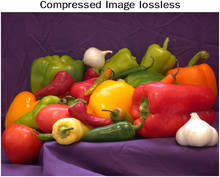
%> input picture lossless_color.png, 220 x 177 px, shrunk from 491 x 394 before the run
$ octave main_gray.m   (GNU Octave 9; MATLAB toolbox functions it lacks are replaced by stand-ins)
%> lines starting %> are read from the running program, lines starting %| are printed output that depends on the picture; in (x1, y1, x2, y2) boxes, pixels count from 0 and x2, y2 are one past the last pixel; in counts of white or black regions, pixels touching at a corner belong together; the program's own positions count from 1; long printed decimals are rounded
### lossy_haar.m
function [comp_img, uncomp_img] = lossy_haar(img_)
    img = img_;
    H = zeros(8,8);
    delta = 1; % Only greater than delta pixel differences are accepted, otherwise zero.
    for i=1:8  % Preparing required H matrix. Derivation in the report
        H(i,1) = 1/8;
    end
    for i=1:4
        H(i,2) = 1/8;
        H(i+4,2) = -1/8;
    end
    for i=1:2
        H(i,3) = 1/4;
        H(i+2,3) = -1/4;
        H(i+4,4) = 1/4;
        H(i+6,4) = -1/4;
    end
    for i=1:1
        H(i,5) = 1/2;
        H(i+1,5) = -1/2;
        H(i+2,6) = 1/2;
        H(i+3,6) = -1/2;
        H(i+4,7) = 1/2;
        H(i+5,7) = -1/2;
        H(i+6,8) = 1/2;
        H(i+7,8) = -1/2;
    end
    HT = transpose(H);
    HT_inv = inv(HT);
    H_inv = inv(H);
    comp_img = img;
    uncomp_img = img;
    [a,b] = size(img);
    for r=1:b/8  % Dividing image matrix into blocks of 8x8 to perform compression
        for c=1:a/8
            A = zeros(8,8);
            for i=1:8 % Getting the required values in 8x8 matrix
                for j=1:8
                    A(i,j) = img(i+8*(c-1),j+8*(r-1));
                end
            end
            A = HT*A*H; % Compressing image matrix and updating compressed image matrix
            for i=1:8
                for j=1:8
                    if abs(A(i,j)) <= delta
                        comp_img(i+8*(c-1),j+8*(r-1)) = 0;
                        A(i,j) = 0;
                    else
                        comp_img(i+8*(c-1),j+8*(r-1)) = A(i,j);
                    end
                end
            end
            A = HT_inv*A*H_inv;
            for i=1:8 % Decompressing and updating the compressed image martix
                for j=1:8
                    uncomp_img(i+8*(c-1),j+8*(r-1)) = A(i,j);
                end
            end
        end
    end
    imwrite(uncomp_img,"comp_img_lossy.jpg") % Saving image file locally
    comp_name = "comp_img_lossy.jpg";
    comp_file=imfinfo(comp_name); % Getting file size of compressed image
    comp_file_sz=comp_file.FileSize;
    fprintf('File size of decompressed image (in bytes): %f\n', comp_file_sz);

end

### show_plots.m
function [] = show_plots(img_, uncomp_img_, name)
    img = uint8(img_);
    uncomp_img = uint8(uncomp_img_);

    % Plotting the input and final compressed image
    figure;
    imshow(img,[]);
    title("Original Image");

    figure;
    imshow(uncomp_img,[]);
    title("Compressed Image " + name);

    %% Save images locally
    imwrite(img,'orginal.jpg')
    imwrite(uncomp_img,'compressed.jpg');

end

### compare_haar.m
function [] = compare_haar(img, comp_img, uncomp_img)

    cnt_org = nnz(img); % counting no. of non-zeros in original image
    fprintf('No. of non-zeroes entries in Original Image: %d\n', cnt_org);

    cnt = nnz(comp_img); % counting no. of non-zeros in compressed image
    fprintf('No. of non-zeroes entries in Compressed Image: %d\n', cnt);

    cnt2 = nnz(uncomp_img); % counting no. of non-zeros in compressed image
    fprintf('No. of non-zeroes entries in Decompressed Image: %d\n', cnt2);

    ratio = cnt_org/cnt;
    fprintf('Compression Ratio: %d\n', ratio);

    psnrval=psnr(img,uncomp_img);
    fprintf('PSNR Value: %d\n\n', psnrval);

end

### lossless_haar.m
function [comp_img_ll, uncomp_img_ll] = lossless_haar(img_)
    img = img_;
    H = zeros(8,8);
    for i=1:8 % Preparing required H matrix. Derivation in the report
        H(i,1) = 1/8;
    end
    for i=1:4
        H(i,2) = 1/8;
        H(i+4,2) = -1/8;
    end
    for i=1:2
        H(i,3) = 1/4;
        H(i+2,3) = -1/4;
        H(i+4,4) = 1/4;
        H(i+6,4) = -1/4;
    end
    for i=1:1
        H(i,5) = 1/2;
        H(i+1,5) = -1/2;
        H(i+2,6) = 1/2;
        H(i+3,6) = -1/2;
        H(i+4,7) = 1/2;
        H(i+5,7) = -1/2;
        H(i+6,8) = 1/2;
        H(i+7,8) = -1/2;
    end
    HT = transpose(H);
    HT_inv = inv(HT);
    H_inv = inv(H);
    comp_img_ll = img;
    uncomp_img_ll = img;
    [a,b] = size(img);
    for r=1:b/8 % Dividing image matrix into blocks of 8x8 to perform compression
        for c=1:a/8
            A = zeros(8,8);
            for i=1:8 % Getting the required values in 8x8 matrix
                for j=1:8
                    A(i,j) = img(i+8*(c-1),j+8*(r-1));
                end
            end
            A = HT*A*H; % Compressing image matrix and updating compressed image matrix
            for i=1:8
                for j=1:8
                    comp_img_ll(i+8*(c-1),j+8*(r-1)) = A(i,j);
                end
            end
            A = HT_inv*A*H_inv;
            for i=1:8 % Decompressing and updating the compressed image martix
                for j=1:8
                    uncomp_img_ll(i+8*(c-1),j+8*(r-1)) = A(i,j);
                end
            end
        end
    end
    imwrite(uncomp_img_ll,"comp_img_lossless.jpg") % Saving image file locally
    comp_name = "comp_img_lossless.jpg";
    comp_file=imfinfo(comp_name); % Getting file size of compressed image
    comp_file_sz=comp_file.FileSize;
    fprintf('File size of decompressed image (in bytes): %f\n', comp_file_sz);

end

### compare_diff_methods.m
function [] = compare_diff_methods(img_)

    img = img_;

    % spatial orientation tree wavelet ('stw') compression method
    load mask;
    [cr,bpp] = wcompress('c',img,'comp_arms.wtc','stw');
    img_spiht = wcompress('u','comp_arms.wtc');
    psnr_stw=psnr(img_spiht, img);
    fprintf('PSNR Value for STW: %d\n\n', psnr_stw);

    % set partitioning in hierarchical trees ('spiht') compression method
    load mask;
    [cr,bpp] = wcompress('c',img,'mask.wtc','spiht','maxloop',12);
    img_spiht = wcompress('u','mask.wtc');
    psnr_spiht=psnr(img_spiht, X);
    fprintf('PSNR Value fof SPIHT: %d\n\n', psnr_spiht);
    % refer https://www.mathworks.com/help/wavelet/ref/wcompress.html
end

### main_gray.m
clear all;
close all;
clc;

%% Prompt user and read image file.
prompt = 'Enter file name with extension (Example: cameraman.tif) : ';
filename=input(prompt, 's');
%> the answer given: lossless_color.png
img = imread(filename);
%> img is the input picture: size 177x220x3 uint8; mean R, G, B 129.5, 79.6, 71.5
figure;
imshow(img, []);
title("Input Image")

if length(size(img)) == 3  %if color img then covnerting into grayscale
    img = rgb2gray(img);
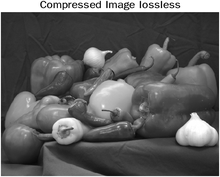
%> img: size 177x220 uint8; min 0, max 255, mean 93.6
end

%% Display file size of input image
imwrite(img,"input_img.jpg") % Saving image file locally
comp_name = "input_img.jpg";
comp_file=imfinfo(comp_name); % Getting file size of compressed image
comp_file_sz=comp_file.FileSize;
fprintf('File size of input image (in bytes): %f\n\n', comp_file_sz);
img = double(img);
%> img: size 177x220 double

%% Use lossy
disp("Lossy Grayscale Image:")
[comp_img, uncomp_img] = lossy_haar(img);
%> after the loop in lossy_haar, `for r=1:b/8`:
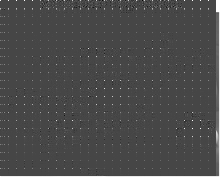
%> comp_img: size 177x220 double; min -98.12, max 255, mean 4.8; drawn with min black and max white
%> after the loop in lossy_haar, `for r=1:b/8`: A = [35.91 35.91 35.91 35.91 35.91 35.91 35.91 35.91; 35.91 35.91 35.91 35.91 35.91 35.91 35.91 35.91; 35.91 35.91 35.91 35.91 35.91 35.91 35.91 35.91; 35.91 35.91 35.91 35.91 35.91 35.91 35.91 35.91; 32.16 32.16 32.16 32.16 32.16 32.16 32.16 32.16; 32.16 32.16 32.16 32.16 32.16 32.16 32.16 32.16; 29.41 29.41 29.41 29.41 29.41 29.41 29.41 29.41; 34.91 34.91 34.91 34.91 34.91 34.91 34.91 34.91]
%> in lossy_haar, `imwrite(uncomp_img,"comp_img_lossy.jpg")`:
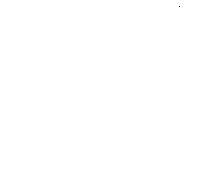
%> saved as comp_img_lossy.jpg: size 177x220 uint8; 100% white; black in thin lines or dots, all inside (x1, y1, x2, y2) = (179, 6, 180, 7)
show_plots(img, uncomp_img, 'lossy');
compare_haar(img, comp_img, uncomp_img);
%> in compare_haar, `cnt_org = nnz(img);`: cnt_org = 38939
%| No. of non-zeroes entries in Original Image: 38939
%> in compare_haar, `cnt = nnz(comp_img);`: cnt = 14865
%| No. of non-zeroes entries in Compressed Image: 14865
%> in compare_haar, `cnt2 = nnz(uncomp_img);`: cnt2 = 38940
%| No. of non-zeroes entries in Decompressed Image: 38940
%> in compare_haar, `ratio = cnt_org/cnt;`: ratio = 2.62
%| Compression Ratio: 2.620
%> in compare_haar, `psnrval=psnr(img,uncomp_img);`: psnrval = -2.31
%| PSNR Value: -2.309

%% Use lossless
disp("Lossless Grayscale Image:")
[comp_img_ll, uncomp_img_ll] = lossless_haar(img);
%> after the loop in lossless_haar, `for r=1:b/8`: A = [39 37 34 35 34 35 35 35; 40 38 36 38 37 36 36 36; 38 38 37 38 36 33 33 36; 36 37 36 35 34 33 33 35; 34 34 34 34 34 34 33 32; 33 32 31 32 32 32 33 31; 29 28 27 29 28 29 30 30; 35 36 36 34 34 33 33 33]
show_plots(img, uncomp_img_ll, "lossless");
compare_haar(img, comp_img_ll, uncomp_img_ll);
%| No. of non-zeroes entries in Original Image: 38939
%| No. of non-zeroes entries in Compressed Image: 35479
%| No. of non-zeroes entries in Decompressed Image: 38939
%| Compression Ratio: 1.098
%| PSNR Value: Inf
%> the run ends on the next line

%%Comparing with other methods
compare_diff_methods(img);
